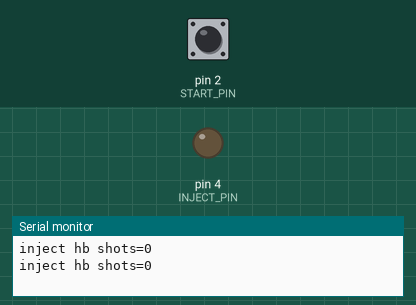
This sketch was run on a simulated Arduino Uno, built with avr-gcc and run on an emulated ATmega328P. On the bench: output pins drawn as LEDs (lit = HIGH), the last lines printed to the serial monitor. The test bench sets the inputs (shaded band); at power-on: pin 2 (START_PIN) HIGH.

Above: at 1.2 s.
1.3 s: pin 2 (START_PIN) pulled LOW for 0.15 s
At 2.4 s:
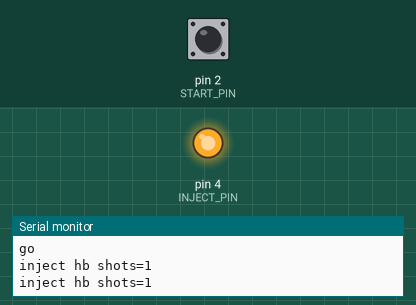
4.4 s: pin 2 (START_PIN) pulled LOW for 1 s
At 7.5 s:
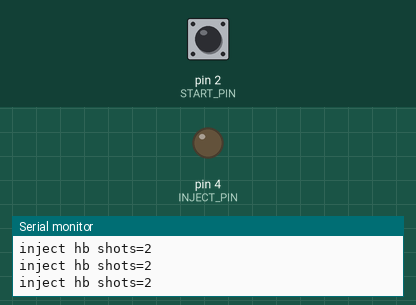
7.9 s: pin 2 (START_PIN) pulled LOW for 3.2 s
At 8.6 s:
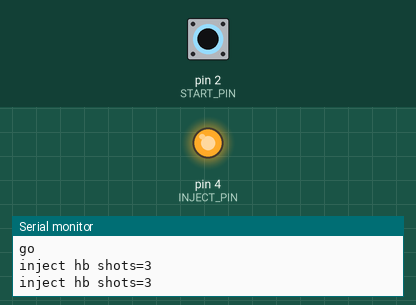
Timing chart, 0 to 11.4 s (numbered marks = the images above; inputs shaded):
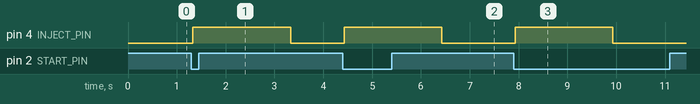

The sketch:

sketch.ino
```cpp
// Bench reagent inject one-shot.
// Start button on D2 (pull-up), inject indicator on D4.
// Heartbeat on UART while idle and during the pulse.

const int START_PIN = 2;
const int INJECT_PIN = 4;
const unsigned long PULSE_MS = 2000;
const unsigned long DEBOUNCE_MS = 30;
const unsigned long HB_MS = 400;

bool pulsing = false;
unsigned long pulseStart = 0;
int stableBtn = HIGH;
int lastBtn = HIGH;
unsigned long btnEdge = 0;
unsigned long lastHb = 0;
unsigned long shots = 0;

void injectHigh()
{
    digitalWrite(INJECT_PIN, HIGH);
}

void injectLow()
{
    digitalWrite(INJECT_PIN, LOW);
}

void sendHb()
{
    Serial.print("inject hb shots=");
    Serial.println(shots);
}

void setup()
{
    pinMode(START_PIN, INPUT_PULLUP);
    pinMode(INJECT_PIN, OUTPUT);
    injectLow();
    Serial.begin(9600);
    stableBtn = digitalRead(START_PIN);
    lastBtn = stableBtn;
    lastHb = millis();
}

void loop()
{
    unsigned long now = millis();
    int raw = digitalRead(START_PIN);

    if (raw != lastBtn)
    {
        btnEdge = now;
        lastBtn = raw;
    }

    if ((now - btnEdge) >= DEBOUNCE_MS && raw != stableBtn)
    {
        stableBtn = raw;
        if (stableBtn == LOW && !pulsing)
        {
            pulsing = true;
            pulseStart = now;
            shots++;
            injectHigh();
            Serial.println("go");
        }
    }

    if (pulsing && (now - pulseStart) >= PULSE_MS)
    {
        pulsing = false;
        injectLow();
    }

    if (now - lastHb >= HB_MS)
    {
        lastHb = now;
        sendHb();
    }
}
```

Measured:
- after the input at 1.3 s, pin 4 (INJECT_PIN): LOW → HIGH at once, → LOW 2.0 s later
- after the input at 4.4 s, pin 4 (INJECT_PIN): LOW → HIGH at once, → LOW 2.0 s later
- after the input at 7.9 s, pin 4 (INJECT_PIN): LOW → HIGH at once, → LOW 2.0 s later
